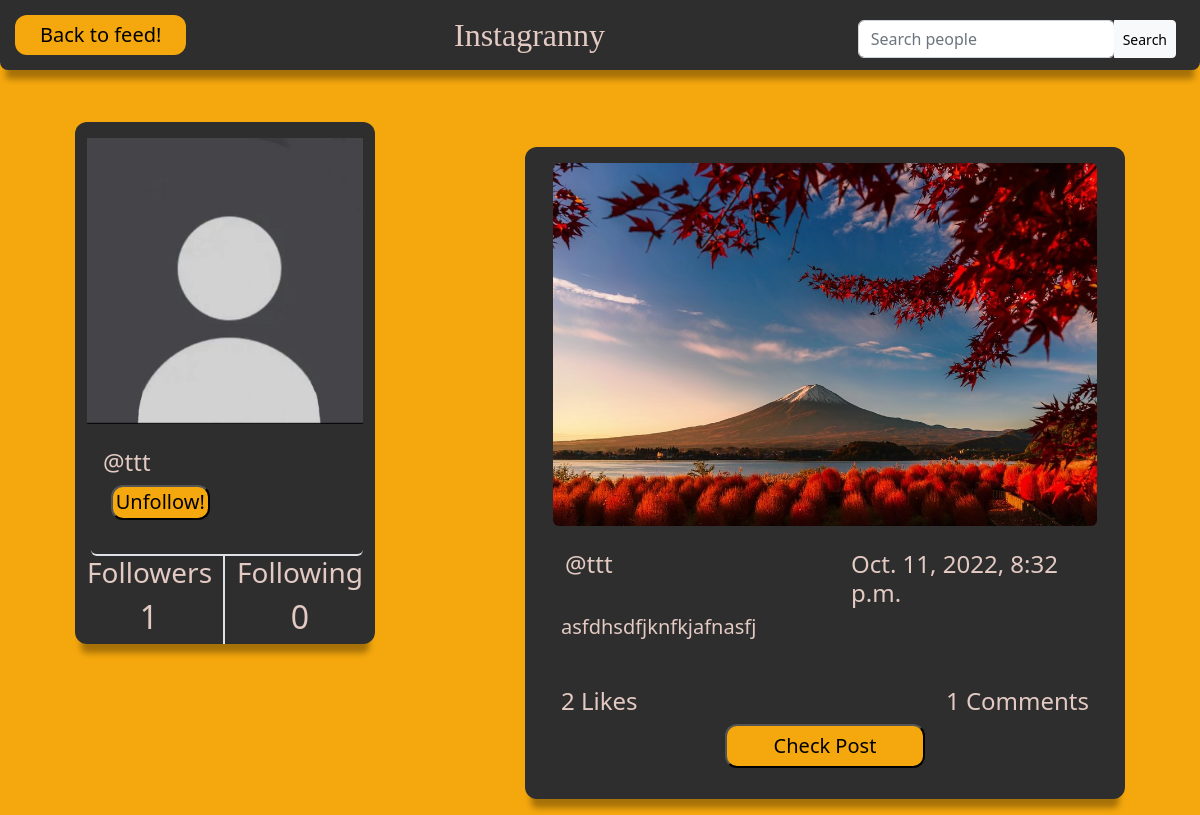
/7/profile/ (signed in), run on an earlier commit of the app's database.
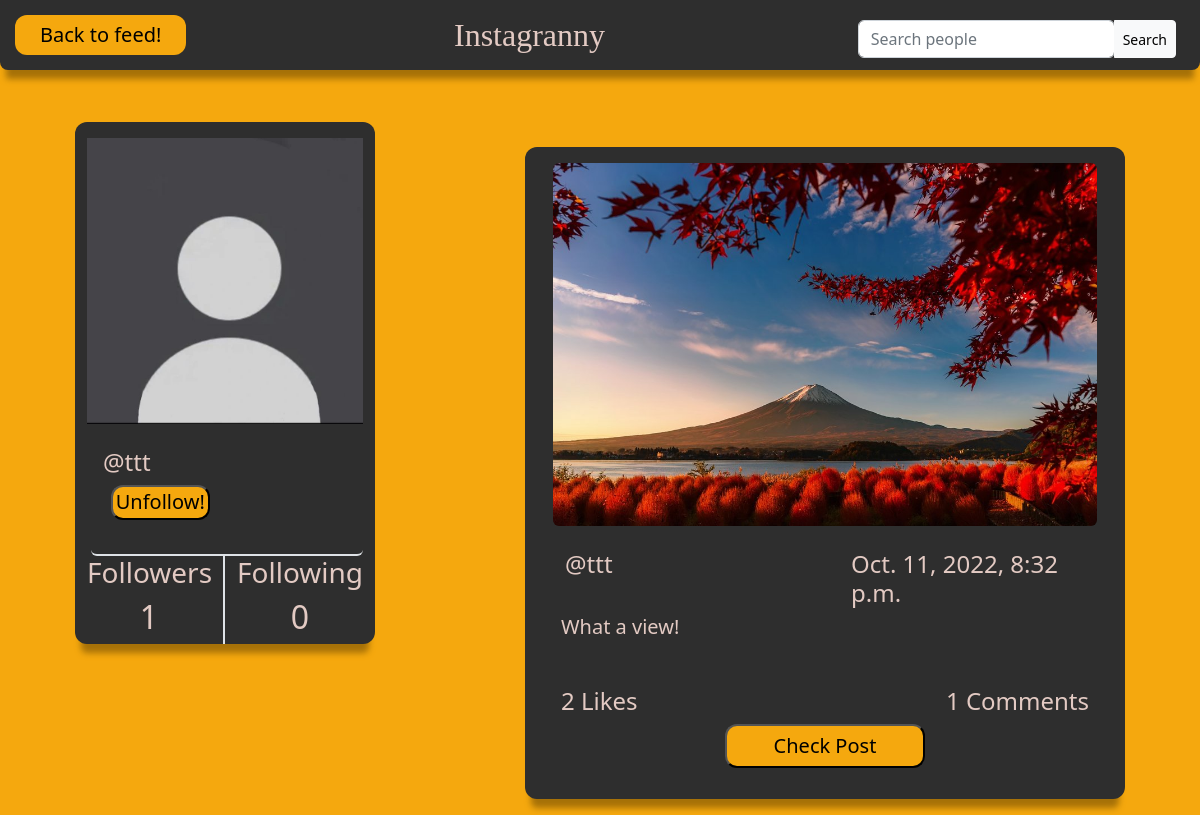
And on a later commit of the database.
### core/models.py (models this page shows, shortened)
class Profile(models.Model):
    user = models.OneToOneField(User, on_delete=models.CASCADE, related_name="profile")
    bio = models.TextField(100)
    profileimg = ResizedImageField(size=[360,360] ,blank=True, default="default.profilepic.jpg", upload_to="profile_photos")
    followers = models.ManyToManyField(User, blank=True, related_name = "followers")

class Post(models.Model):
    creator = models.ForeignKey(User, on_delete=models.CASCADE, related_name = "creator")
    photo = models.ImageField(blank = True, null=True, upload_to="post_photos")
    description = models.TextField()
    created_at = models.DateTimeField(default=timezone.now)
    likes = models.ManyToManyField(User, related_name = "posts")

### core/views.py (the view)
# urls.py: path("<int:pk>/profile/", ProfileView.as_view(), name= "profile"),
class ProfileView(LoginRequiredMixin, View):
    def get(self, request, pk, *args, **kwargs):
        profile = Profile.objects.get(pk=pk)
        user = profile.user
        username = user.username
        posts = Post.objects.filter(creator=user).order_by("-created_at")
        followers = profile.followers.all()          #for the follow/unfollow button
        followed = False
        for follower in followers:
            if follower == request.user:
                followed = True
            else:
                followed = False
        all_profiles = Profile.objects.all()
        following = all_profiles.filter(followers = profile.user)
        following_count = len(following)
        context = {
            "user":user,
            "username":username,
            "profile":profile,
            "posts": posts,
            "followed":followed,
            "following_count": following_count
           }
        return render (request, "profile.html", context)

### templates/profile.html (shortened to what this page needs)
{%load static %}
    <!DOCTYPE html>
<html style="font-size: 16px;" lang="en"><head>
    <link rel="stylesheet" href= "{% static "css/profile.css" %}" media="screen">
    <link href="https://cdn.jsdelivr.net/npm/bootstrap@5.2.2/dist/css/bootstrap.min.css" rel="stylesheet">
    <body class="page">
        <nav class="sticky-top">
            <a class="nav_profile" style="color:black; text-decoration:none;"  href="/feed">Back to feed!</a>
            <div class="nav_title" style="font-family:Lobster Two; color:rgb(227, 202, 195);">Instagranny</div>
            <form method="GET" action="{%url "people_search" %}">
                <div class="input-group mt-2 me-4">
                    <div class="form-outline">
                        <input type="search" id="form1" class="form-control" placeholder="Search people" name="query" value="{{request.GET.query}}" />
                    </div>
                    <button type="submit" class="btn btn-light btn-sm">Search</button>
                </div>
            </form>
        </nav>
        <div class="row mt-1 gx-0 sticky-xl-top" style="top:13%">
        </div>
        <div class="row gx-0">
            <div class="col-lg-3 col-md-8 col-sm-10 mb-4 container sticky-xl-top " style="top: 13%">
                <div class="row mt-3 img">
                    <img class="img-fluid" src="{{user.profile.profileimg.url}}">
                </div>
                <div >
                    <div class="col-4 mt-4 ms-3 ">
                        <h4 style="color:rgb(227, 202, 195)">@{{user.username}} </h4>
                    </div>
                    {% if request.user.username != user.username %}
                    <div class="col-4 mt-1 ms-4 ">
                        <form method="POST" action="{%url "add_follower" profile.pk%}">
                        {% if followed == False%}
                        <button class="comm_button float-start" type="submit">Follow!</button>
                        {% else %}
                        <button class="comm_button float-start" type="submit">Unfollow!</button>
                        {%endif%}
                        </form>
                    </div>
                    {%endif%}
                </div>
                <div class="mt-3 pb-2 ps-4 ms-1 border-2 border-bottom rounded">
                </div>
                <div class="row">
                    <div class="col-6 border-2 border-end">
                        <h3 class="text-center" style="color:rgb(227, 202, 195)">Followers</h3>
                        <h2 class="text-center" style="color:rgb(227, 202, 195)">{{profile.followers.all.count}}</h2>
                    </div>
                    <div class="col-6">
                        <h3 class="text-center" style="color:rgb(227, 202, 195)">Following</h3>
                        <h2 class="text-center" style="color:rgb(227, 202, 195)">{{following_count}}</h2>
                    </div>
                </div>
            </div>
            <div class="col-lg-6 col-md-8 col-sm-10 me-auto ms-auto">
                {%for post in posts%}
                <div class="container mb-3 align-self-center">
                    {%if post.photo%}
                    <img class="m-3 rounded-2" src="{{post.photo.url}}"/>
                    {%endif%}
                    <div class="row ms-3 mt-2">
                        <div class="col">
                            <h4 style="color:rgb(227, 202, 195)">@{{post.creator}}</h4>
                        </div>
                        <div class="col">
                            <h4 class = "float-end me-2" style="color:rgb(227, 202, 195)">{{post.created_at}}</h4>
                        </div>
                    </div>
                    <p class="h5 ms-4 me-4 mb-5" style="color:rgb(227, 202, 195)">{{post.description}}</p>
                    <div class="row">
                            <div class="col">
                                <h4 class="ms-4" style="color:rgb(227, 202, 195)">{{post.likes.all.count}} Likes</h4>
                            </div>
                            <div class="col">
                                <h4 class="float-end me-4" style="color:rgb(227, 202, 195)">{{post.comments.all.count}} Comments</h4>
                            </div>
                    </div>
                    <div class="row mb-3 justify-content-center">
                            <button  class="nav_profile col-lg-4 col-md-6 col-sm-8 col-xs-10 " ><a href="{% url "post_detail" post.pk %}" style="text-decoration:none; color:black">Check Post</a> </button>
                    </div>
                </div>
                {% endfor %}
            </div>
        </div>
    </body>
</html>

### static/css/profile.css (style rules this page uses)
body.page { background-color: rgb(245, 168, 14); }
nav { display: flex; justify-content: space-between; align-items: center; position:sticky; background-color: rgb(46, 46, 46); border-bottom-left-radius: 8px; border-bottom-right-radius: 8px; box-shadow: 0 15px 6px -6px rgb(166, 113, 8); }
.nav_profile { font-size: 20px; padding: 5px 25px; background-color:rgb(245, 168, 14); border-radius:12px; margin: 15px; }
.nav_title { font-size:xx-large; color: rgb(38, 38, 38); }
.comm_button { font-size: 20px; padding: 1% 3%; background-color:rgb(245, 168, 14); border-radius:12px; float:right; margin-bottom: 2%; }
.container { display: flex; flex-direction: column; height:fit-content; background-color: rgb(46, 46, 46); margin:25px; border-radius: 12px; width: 30%; justify-content:center; box-shadow: 0 15px 6px -6px rgb(166, 113, 8); }

What changed in the data, as far as the page shows it:
changed Post "ttt": description "asfdhsdfjknfkjafnasfj" → "What a view!"
